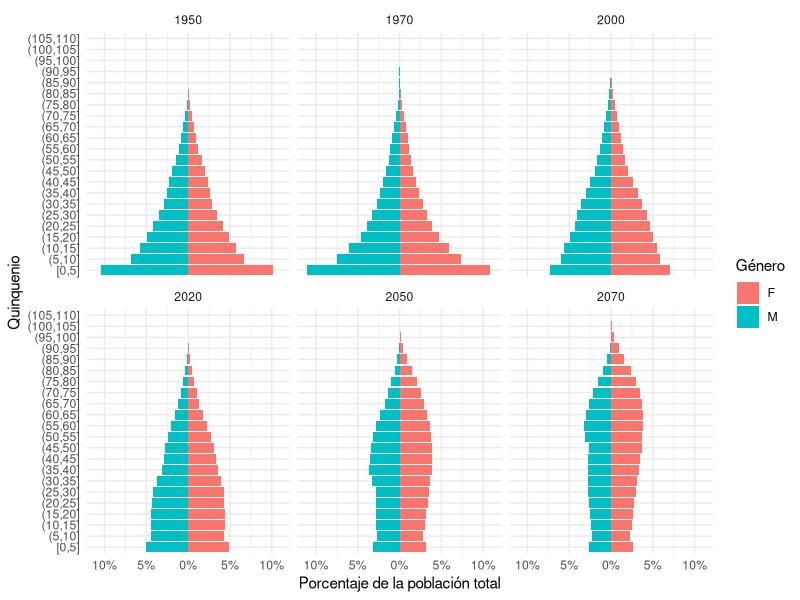

Generate this figure with R:
# Pirámides de población

library(tidyverse)
library(ggplot2)

f_total <- read_csv("data/population_female_1950_2070.csv")
m_total <- read_csv("data/population_male_1950_2070.csv")

years <- c("1950", "1970", "2000", "2020", "2050", "2070")

f <- f_total %>%
  select(Edad, all_of(years)) %>%
  filter(Edad != "Nacimientos_mujeres") %>% 
  mutate(Edad = as.numeric(Edad)) %>%
  mutate(Quinquenio = cut_interval(Edad, length = 5)) %>%
  select(Quinquenio, all_of(years)) %>%
  group_by(Quinquenio) %>%
  summarise(
    `1950` = sum(`1950`),
    `1970` = sum(`1970`),
    `2000` = sum(`2000`),
    `2020` = sum(`2020`),
    `2050` = sum(`2050`),
    `2070` = sum(`2070`)
  ) %>%
  mutate(Género = "F")%>%
  select(Quinquenio, Género, all_of(years))

m <- m_total %>%
  select(Edad, all_of(years)) %>%
  filter(Edad != "Nacimientos_hombres") %>% 
  mutate(Edad = as.numeric(Edad)) %>%
  mutate(Quinquenio = cut_interval(Edad, length = 5)) %>%
  select(Quinquenio, all_of(years)) %>%
  group_by(Quinquenio) %>%
  summarise(
    `1950` = sum(`1950`),
    `1970` = sum(`1970`),
    `2000` = sum(`2000`),
    `2020` = sum(`2020`),
    `2050` = sum(`2050`),
    `2070` = sum(`2070`)
  ) %>%
  mutate(Género = "M")%>%
  select(Quinquenio, Género, all_of(years))

pop <- bind_rows(f,m) %>%
  pivot_longer(all_of(years), 
               names_to = "Año", 
               values_to = "Población" ) %>%
  select(Año, Quinquenio, Género, Población) %>%
  group_by(Año) %>%
  mutate(
    Porcentaje = 100 * Población / sum(Población, na.rm = TRUE)
  ) %>%
  ungroup() %>%
  mutate(
    porcentaje_plot = if_else(
      Género == "M",
      -Porcentaje,
      Porcentaje
    )
  )
max_pct <- max(pop$Porcentaje, na.rm = TRUE)

ggplot(
  pop,
  aes(
    x = porcentaje_plot,
    y = Quinquenio,
    fill = Género
  )
) +
  geom_col(width = 0.9) +
  facet_wrap(~ Año, ncol = 3) +
  coord_cartesian(xlim = c(-max_pct, max_pct)) +
  scale_x_continuous(
    labels = \(x) paste0(abs(x), "%")
  ) +
  xlab("Porcentaje de la población total")+
  theme_minimal()
